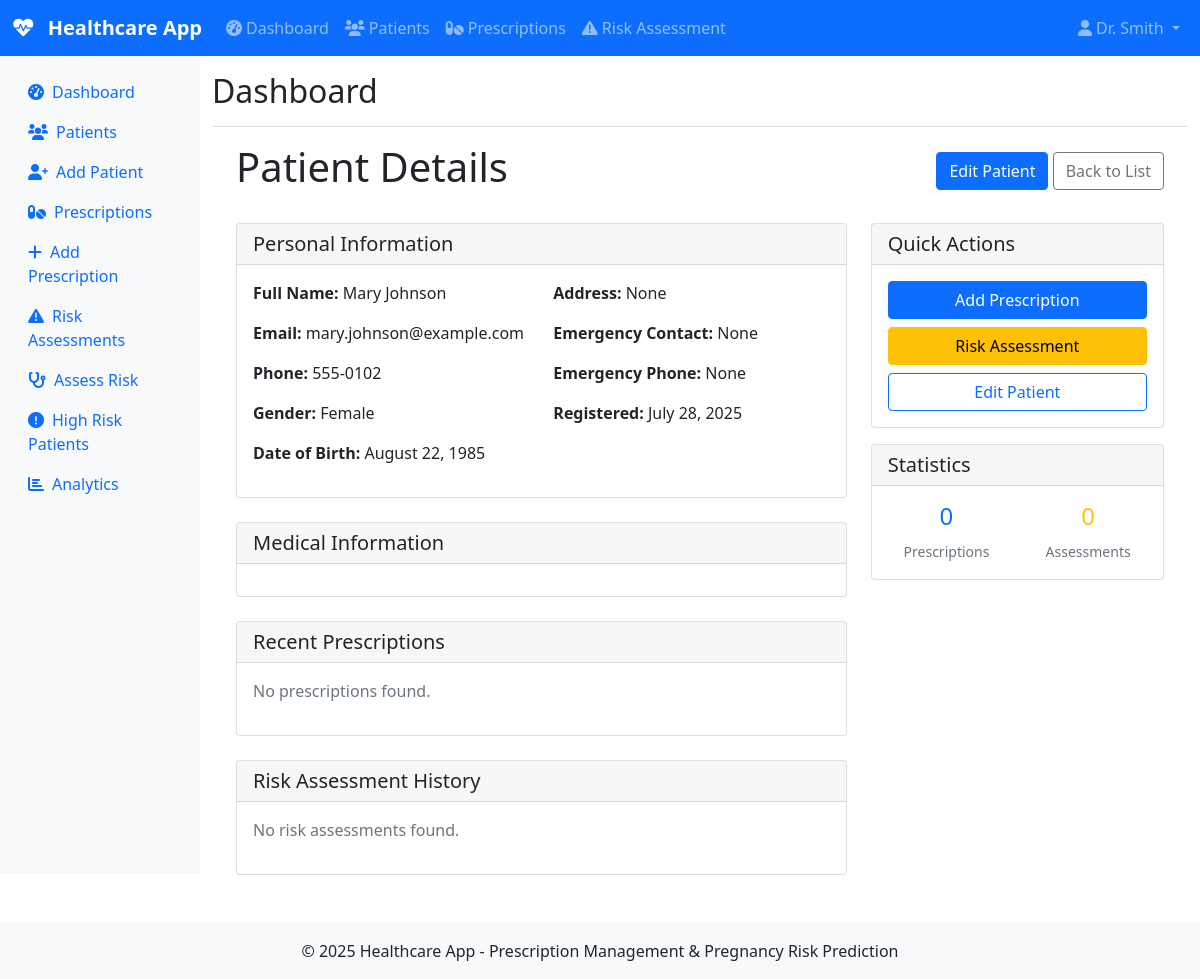
Screenshot of /patients/2 (signed in) with the database file from the repository.
### app/models.py (models this page shows, shortened)
class User(UserMixin, db.Model):
    __tablename__ = 'users'
    id = db.Column(db.Integer, primary_key=True)
    username = db.Column(db.String(80), unique=True, nullable=False)
    email = db.Column(db.String(120), unique=True, nullable=False)
    password_hash = db.Column(db.String(128))
    role = db.Column(db.String(20), default='doctor')  # doctor, nurse, admin
    created_at = db.Column(db.DateTime, default=datetime.utcnow)
    is_active = db.Column(db.Boolean, default=True)
    prescriptions = db.relationship('Prescription', backref='doctor', lazy='dynamic')
    risk_assessments = db.relationship('RiskAssessment', backref='assessed_by', lazy='dynamic')

class Patient(db.Model):
    __tablename__ = 'patients'
    id = db.Column(db.Integer, primary_key=True)
    first_name = db.Column(db.String(50), nullable=False)
    last_name = db.Column(db.String(50), nullable=False)
    email = db.Column(db.String(120), unique=True)
    phone = db.Column(db.String(20))
    date_of_birth = db.Column(db.Date, nullable=False)
    gender = db.Column(db.String(10))
    address = db.Column(db.Text)
    emergency_contact = db.Column(db.String(100))
    emergency_phone = db.Column(db.String(20))
    created_at = db.Column(db.DateTime, default=datetime.utcnow)
    blood_type = db.Column(db.String(5))
    allergies = db.Column(db.Text)
    medical_history = db.Column(db.Text)
    current_medications = db.Column(db.Text)
    is_pregnant = db.Column(db.Boolean, default=False)
    pregnancy_start_date = db.Column(db.Date)
    expected_due_date = db.Column(db.Date)
    pregnancy_complications = db.Column(db.Text)
    prescriptions = db.relationship('Prescription', backref='patient', lazy='dynamic')
    risk_assessments = db.relationship('RiskAssessment', backref='patient', lazy='dynamic')

### app/routes/patients.py (the view)
@patients_bp.route('/<int:id>')
@login_required
def view_patient(id):
    patient = Patient.query.get_or_404(id)
    prescriptions = Prescription.query.filter_by(patient_id=id).order_by(
        Prescription.prescribed_date.desc()
    ).all()
    risk_assessments = RiskAssessment.query.filter_by(patient_id=id).order_by(
        RiskAssessment.assessment_date.desc()
    ).all()
    return render_template('patients/view.html',
                         patient=patient,
                         prescriptions=prescriptions,
                         risk_assessments=risk_assessments)

### app/templates/patients/view.html (shortened to what this page needs)
{% extends "base.html" %}  {% block content %}
<div class="d-flex justify-content-between align-items-center mb-4">
  <h1>Patient Details</h1>
  <div>
    <a
      href="{{ url_for('patients.edit_patient', id=patient.id) }}"
      class="btn btn-primary">
       Edit Patient
    </a>
    <a
      href="{{ url_for('patients.list_patients') }}"
      class="btn btn-outline-secondary">
       Back to List
    </a>
  </div>
</div>
<div class="row">
  <div class="col-md-8">
    <div class="card mb-4">
      <div class="card-header">
        <h5 class="card-title mb-0">
           Personal Information
        </h5>
      </div>
      <div class="card-body">
        <div class="row">
          <div class="col-md-6">
            <p>
              <strong>Full Name:</strong> {{ patient.first_name }} {{
              patient.last_name }}
            </p>
            <p><strong>Email:</strong> {{ patient.email }}</p>
            <p><strong>Phone:</strong> {{ patient.phone }}</p>
            <p><strong>Gender:</strong> {{ patient.gender }}</p>
            <p>
              <strong>Date of Birth:</strong> {{
              patient.date_of_birth.strftime('%B %d, %Y') }}
            </p>
          </div>
          <div class="col-md-6">
            <p><strong>Address:</strong> {{ patient.address }}</p>
            <p>
              <strong>Emergency Contact:</strong> {{ patient.emergency_contact
              }}
            </p>
            <p>
              <strong>Emergency Phone:</strong> {{ patient.emergency_phone }}
            </p>
            <p>
              <strong>Registered:</strong> {{ patient.created_at.strftime('%B
              %d, %Y') }}
            </p>
          </div>
        </div>
      </div>
    </div>
    <div class="card mb-4">
      <div class="card-header">
        <h5 class="card-title mb-0">
           Medical Information
        </h5>
      </div>
      <div class="card-body">
      </div>
    </div>
    <div class="card mb-4">
      <div class="card-header">
        <h5 class="card-title mb-0">
           Recent Prescriptions
        </h5>
      </div>
      <div class="card-body">
        {% if prescriptions %}
        <div class="table-responsive">
          <table class="table table-hover">
            <thead>
              <tr>
                <th>Medication</th>
                <th>Dosage</th>
                <th>Prescribed Date</th>
                <th>Status</th>
                <th>Actions</th>
              </tr>
            </thead>
            <tbody>
              {% for prescription in prescriptions %}
              <tr>
                <td>{{ prescription.medication_name }}</td>
                <td>{{ prescription.dosage }}</td>
                <td>{{ prescription.prescribed_date.strftime('%m/%d/%Y') }}</td>
                <td>
                  {% if prescription.is_active %}
                  <span class="badge bg-success">Active</span>
                  {% else %}
                  <span class="badge bg-secondary">Inactive</span>
                  {% endif %}
                </td>
                <td>
                  <a
                    href="{{ url_for('prescriptions.view_prescription', id=prescription.id) }}"
                    class="btn btn-sm btn-outline-primary"
                    >View</a
                  >
                </td>
              </tr>
              {% endfor %}
            </tbody>
          </table>
        </div>
        {% else %}
        <p class="text-muted">No prescriptions found.</p>
        {% endif %}
      </div>
    </div>
    <div class="card">
      <div class="card-header">
        <h5 class="card-title mb-0">
           Risk Assessment History
        </h5>
      </div>
      <div class="card-body">
        {% if risk_assessments %}
        <div class="table-responsive">
          <table class="table table-hover">
            <thead>
              <tr>
                <th>Assessment Date</th>
                <th>Risk Level</th>
                <th>Overall Score</th>
                <th>Next Checkup</th>
                <th>Actions</th>
              </tr>
            </thead>
            <tbody>
              {% for assessment in risk_assessments %}
              <tr>
                <td>{{ assessment.assessment_date.strftime('%m/%d/%Y') }}</td>
                <td>
                  {% if assessment.risk_level == 'High' %}
                  <span class="badge bg-danger"
                    >{{ assessment.risk_level }}</span
                  >
                  {% elif assessment.risk_level == 'Medium' %}
                  <span class="badge bg-warning"
                    >{{ assessment.risk_level }}</span
                  >
                  {% else %}
                  <span class="badge bg-success"
                    >{{ assessment.risk_level }}</span
                  >
                  {% endif %}
                </td>
                <td>{{ assessment.overall_risk_score }}%</td>
                <td>
                  {% if assessment.next_checkup_date %} {{
                  assessment.next_checkup_date.strftime('%m/%d/%Y') }} {% else
                  %}
                  <span class="text-muted">Not scheduled</span>
                  {% endif %}
                </td>
                <td>
                  <a
                    href="{{ url_for('risk_prediction.view_assessment', id=assessment.id) }}"
                    class="btn btn-sm btn-outline-primary"
                    >View</a
                  >
                </td>
              </tr>
              {% endfor %}
            </tbody>
          </table>
        </div>
        {% else %}
        <p class="text-muted">No risk assessments found.</p>
        {% endif %}
      </div>
    </div>
  </div>
  <div class="col-md-4">
    <div class="card">
      <div class="card-header">
        <h5 class="card-title mb-0">
           Quick Actions
        </h5>
      </div>
      <div class="card-body">
        <div class="d-grid gap-2">
          <a
            href="{{ url_for('prescriptions.add_prescription') }}?patient_id={{ patient.id }}"
            class="btn btn-primary">
             Add Prescription
          </a>
          <a
            href="{{ url_for('risk_prediction.assess_risk') }}?patient_id={{ patient.id }}"
            class="btn btn-warning">
             Risk Assessment
          </a>
          <a
            href="{{ url_for('patients.edit_patient', id=patient.id) }}"
            class="btn btn-outline-primary">
             Edit Patient
          </a>
        </div>
      </div>
    </div>
    <div class="card mt-3">
      <div class="card-header">
        <h5 class="card-title mb-0">
           Statistics
        </h5>
      </div>
      <div class="card-body">
        <div class="row text-center">
          <div class="col-6">
            <h4 class="text-primary">{{ prescriptions|length }}</h4>
            <small class="text-muted">Prescriptions</small>
          </div>
          <div class="col-6">
            <h4 class="text-warning">{{ risk_assessments|length }}</h4>
            <small class="text-muted">Assessments</small>
          </div>
        </div>
      </div>
    </div>
  </div>
</div>
{% endblock %}

### app/templates/base.html (shortened to what this page needs)
<!DOCTYPE html>
<html lang="en">
  <head>
    <link
      href="https://cdn.jsdelivr.net/npm/bootstrap@5.1.3/dist/css/bootstrap.min.css"
      rel="stylesheet" />
    <link
      rel="stylesheet"
      href="https://cdnjs.cloudflare.com/ajax/libs/font-awesome/6.0.0/css/all.min.css" />
  </head>
  <body>
    <nav class="navbar navbar-expand-lg navbar-dark bg-primary">
      <div class="container-fluid">
        <a class="navbar-brand" href="{{ url_for('main.index') }}">
          <i class="fas fa-heartbeat me-2"></i>
          Healthcare App
        </a>
        <div class="collapse navbar-collapse" id="navbarNav">
          <ul class="navbar-nav me-auto">
            {% if current_user.is_authenticated %}
            <li class="nav-item">
              <a class="nav-link" href="{{ url_for('main.dashboard') }}">
                <i class="fas fa-tachometer-alt me-1"></i>Dashboard
              </a>
            </li>
            <li class="nav-item">
              <a
                class="nav-link"
                href="{{ url_for('patients.list_patients') }}">
                <i class="fas fa-users me-1"></i>Patients
              </a>
            </li>
            <li class="nav-item">
              <a
                class="nav-link"
                href="{{ url_for('prescriptions.list_prescriptions') }}">
                <i class="fas fa-pills me-1"></i>Prescriptions
              </a>
            </li>
            <li class="nav-item">
              <a class="nav-link" href="{{ url_for('risk.list_assessments') }}">
                <i class="fas fa-exclamation-triangle me-1"></i>Risk Assessment
              </a>
            </li>
            {% endif %}
          </ul>
          <ul class="navbar-nav">
            {% if current_user.is_authenticated %}
            <li class="nav-item dropdown">
              <a
                class="nav-link dropdown-toggle"
                href="#"
                id="navbarDropdown"
                role="button"
                data-bs-toggle="dropdown">
                <i class="fas fa-user me-1"></i>{{ current_user.username }}
              </a>
            </li>
            {% endif %}
          </ul>
        </div>
      </div>
    </nav>
    <div class="container-fluid">
      <div class="row">
        {% if current_user.is_authenticated %}
        <nav class="col-md-2 d-md-block sidebar collapse">
          <div class="position-sticky pt-3">
            <ul class="nav flex-column">
              <li class="nav-item">
                <a class="nav-link" href="{{ url_for('main.dashboard') }}">
                  <i class="fas fa-tachometer-alt me-2"></i>Dashboard
                </a>
              </li>
              <li class="nav-item">
                <a
                  class="nav-link"
                  href="{{ url_for('patients.list_patients') }}">
                  <i class="fas fa-users me-2"></i>Patients
                </a>
              </li>
              <li class="nav-item">
                <a
                  class="nav-link"
                  href="{{ url_for('patients.add_patient') }}">
                  <i class="fas fa-user-plus me-2"></i>Add Patient
                </a>
              </li>
              <li class="nav-item">
                <a
                  class="nav-link"
                  href="{{ url_for('prescriptions.list_prescriptions') }}">
                  <i class="fas fa-pills me-2"></i>Prescriptions
                </a>
              </li>
              <li class="nav-item">
                <a
                  class="nav-link"
                  href="{{ url_for('prescriptions.add_prescription') }}">
                  <i class="fas fa-plus me-2"></i>Add Prescription
                </a>
              </li>
              <li class="nav-item">
                <a
                  class="nav-link"
                  href="{{ url_for('risk.list_assessments') }}">
                  <i class="fas fa-exclamation-triangle me-2"></i>Risk
                  Assessments
                </a>
              </li>
              <li class="nav-item">
                <a class="nav-link" href="{{ url_for('risk.assess_risk') }}">
                  <i class="fas fa-stethoscope me-2"></i>Assess Risk
                </a>
              </li>
              <li class="nav-item">
                <a
                  class="nav-link"
                  href="{{ url_for('risk.high_risk_patients') }}">
                  <i class="fas fa-exclamation-circle me-2"></i>High Risk
                  Patients
                </a>
              </li>
              <li class="nav-item">
                <a class="nav-link" href="{{ url_for('risk.analytics') }}">
                  <i class="fas fa-chart-bar me-2"></i>Analytics
                </a>
              </li>
            </ul>
          </div>
        </nav>
        {% endif %}
        <main
          class="{% if current_user.is_authenticated %}col-md-10 ms-sm-auto main-content{% else %}col-12{% endif %}">
          {% if current_user.is_authenticated %}
          <div
            class="d-flex justify-content-between flex-wrap flex-md-nowrap align-items-center pt-3 pb-2 mb-3 border-bottom">
            <h1 class="h2">{% block page_title %}Dashboard{% endblock %}</h1>
          </div>
          <div class="container-fluid">
            {% endif %} {% block content %}{% endblock %} {% if
            current_user.is_authenticated %}
          </div>
          {% endif %}
        </main>
      </div>
    </div>
    <footer class="bg-light text-center text-lg-start mt-5">
      <div class="text-center p-3">
        © 2025 Healthcare App - Prescription Management & Pregnancy Risk
        Prediction
      </div>
    </footer>
  </body>
</html>

### app/templates/base.html (style rules this page uses)
.navbar-brand { font-weight: bold; }
.sidebar { min-height: 100vh; background-color: #f8f9fa; }
.main-content { min-height: 100vh; }

### rows the page displays
User: username "Dr. Smith"
Patient: first_name "Mary", last_name "Johnson", email "mary.johnson@example.com", phone "555-0102", gender "Female", date_of_birth "August 22, 1985", address "None", emergency_contact "None", emergency_phone "None", created_at "July 28, 2025"

### other values shown
{{ prescriptions|length }} "0"
{{ risk_assessments|length }} "0"
